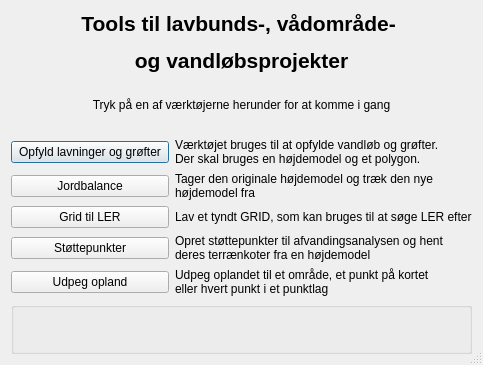
<?xml version='1.0' encoding='utf-8'?>
<ui version="4.0">
 <class>Limfjordssekretariatet_toolsDialogBase</class>
 <widget class="QDialog" name="Limfjordssekretariatet_toolsDialogBase">
  <property name="geometry">
   <rect>
    <x>0</x>
    <y>0</y>
    <width>483</width>
    <height>365</height>
   </rect>
  </property>
  <property name="windowTitle">
   <string>Limfjordssekretariatet tools</string>
  </property>
  <property name="sizeGripEnabled">
   <bool>true</bool>
  </property>
  <property name="modal">
   <bool>false</bool>
  </property>
  <layout class="QGridLayout" name="gridLayout">
   <item row="4" column="0">
    <widget class="QPushButton" name="InterpolerBtn">
     <property name="text">
      <string>Opfyld lavninger og grøfter</string>
     </property>
    </widget>
   </item>
   <item row="6" column="1">
    <widget class="QLabel" name="label_afvandingsanalyse_5">
     <property name="text">
      <string>&lt;html&gt;&lt;head/&gt;&lt;body&gt;&lt;p&gt;Tager den originale højdemodel og træk den nye &lt;br/&gt;højdemodel fra&lt;/p&gt;&lt;/body&gt;&lt;/html&gt;</string>
     </property>
     <property name="openExternalLinks">
      <bool>true</bool>
     </property>
    </widget>
   </item>
   <item row="4" column="1">
    <widget class="QLabel" name="label_afvandingsanalyse_3">
     <property name="text">
      <string>&lt;html&gt;&lt;head/&gt;&lt;body&gt;&lt;p&gt;Værktøjet bruges til at opfylde vandløb og grøfter. &lt;br/&gt;Der skal bruges en højdemodel og et polygon.&lt;/p&gt;&lt;/body&gt;&lt;/html&gt;</string>
     </property>
     <property name="scaledContents">
      <bool>true</bool>
     </property>
     <property name="openExternalLinks">
      <bool>true</bool>
     </property>
    </widget>
   </item>
   <item row="0" column="0" colspan="2">
    <widget class="QLabel" name="label_2">
     <property name="text">
      <string>&lt;html&gt;&lt;head/&gt;&lt;body&gt;&lt;p&gt;&lt;span style=" font-size:16pt; font-weight:600;"&gt;Tools til lavbunds-, vådområde- &lt;/span&gt;&lt;/p&gt;&lt;p align="center"&gt;&lt;span style=" font-size:16pt; font-weight:600;"&gt;og vandløbsprojekter&lt;/span&gt;&lt;/p&gt;&lt;/body&gt;&lt;/html&gt;</string>
     </property>
     <property name="scaledContents">
      <bool>true</bool>
     </property>
     <property name="alignment">
      <set>Qt::AlignCenter</set>
     </property>
    </widget>
   </item>
   <item row="6" column="0">
    <widget class="QPushButton" name="JordbalanceBtn">
     <property name="text">
      <string>Jordbalance</string>
     </property>
    </widget>
   </item>
   <item row="8" column="0">
    <widget class="QPushButton" name="GridTilLERBtn">
     <property name="text">
      <string>Grid til LER</string>
     </property>
    </widget>
   </item>
   <item row="8" column="1">
    <widget class="QLabel" name="label_grid_til_ler">
     <property name="text">
      <string>&lt;html&gt;&lt;head/&gt;&lt;body&gt;&lt;p&gt;Lav et tyndt GRID, som kan bruges til at søge LER efter&lt;/p&gt;&lt;/body&gt;&lt;/html&gt;</string>
     </property>
     <property name="openExternalLinks">
      <bool>true</bool>
     </property>
    </widget>
   </item>
   <item row="9" column="0">
    <widget class="QPushButton" name="StoettepunkterBtn">
     <property name="text">
      <string>Støttepunkter</string>
     </property>
    </widget>
   </item>
   <item row="9" column="1">
    <widget class="QLabel" name="label_stoettepunkter">
     <property name="text">
      <string>&lt;html&gt;&lt;head/&gt;&lt;body&gt;&lt;p&gt;Opret støttepunkter til afvandingsanalysen og hent &lt;br/&gt;deres terrænkoter fra en højdemodel&lt;/p&gt;&lt;/body&gt;&lt;/html&gt;</string>
     </property>
     <property name="openExternalLinks">
      <bool>true</bool>
     </property>
    </widget>
   </item>
   <item row="10" column="0">
    <widget class="QPushButton" name="UdpegOplandBtn">
     <property name="text">
      <string>Udpeg opland</string>
     </property>
    </widget>
   </item>
   <item row="10" column="1">
    <widget class="QLabel" name="label_udpeg_opland">
     <property name="text">
      <string>&lt;html&gt;&lt;head/&gt;&lt;body&gt;&lt;p&gt;Udpeg oplandet til et område, et punkt på kortet &lt;br/&gt;eller hvert punkt i et punktlag&lt;/p&gt;&lt;/body&gt;&lt;/html&gt;</string>
     </property>
    </widget>
   </item>
   <item row="11" column="0" colspan="2">
    <widget class="QGroupBox" name="groupBox">
     <property name="title">
      <string />
     </property>
     <layout class="QGridLayout" name="gridLayout_2">
      <item row="0" column="0">
       <widget class="QLabel" name="label_4">
        <property name="text">
         <string>&lt;html&gt;&lt;head/&gt;&lt;body&gt;&lt;p align="right"&gt;&lt;img src=":/plugins/limf_tools/logo.png" width="150"/&gt;&lt;/p&gt;&lt;/body&gt;&lt;/html&gt;</string>
        </property>
       </widget>
      </item>
     </layout>
    </widget>
   </item>
   <item row="1" column="0" colspan="2">
    <widget class="QLabel" name="label">
     <property name="text">
      <string>&lt;html&gt;&lt;head/&gt;&lt;body&gt;&lt;p align="center"&gt;Tryk på en af værktøjerne herunder for at komme i gang&lt;/p&gt;&lt;/body&gt;&lt;/html&gt;</string>
     </property>
     <property name="scaledContents">
      <bool>true</bool>
     </property>
    </widget>
   </item>
   </layout>
 </widget>
 <resources>
  <include location="resources.qrc" />
 </resources>
 <connections />
</ui>
